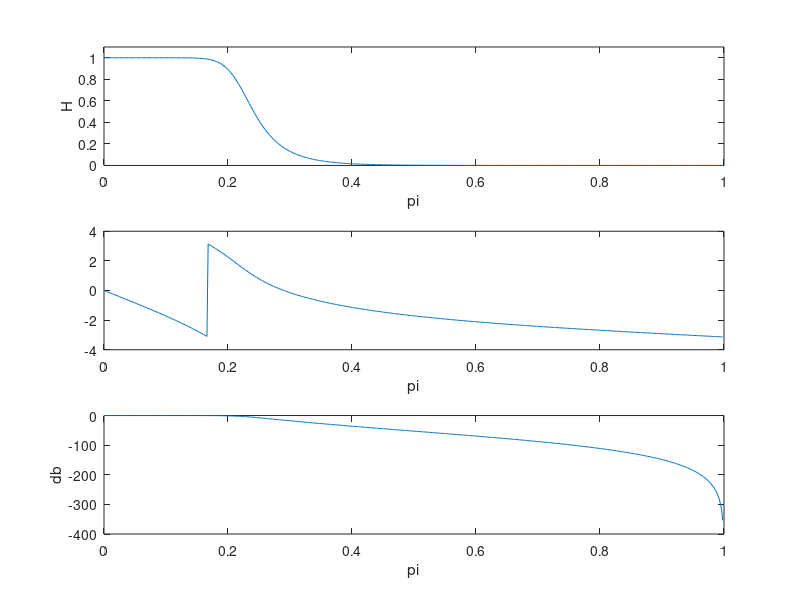
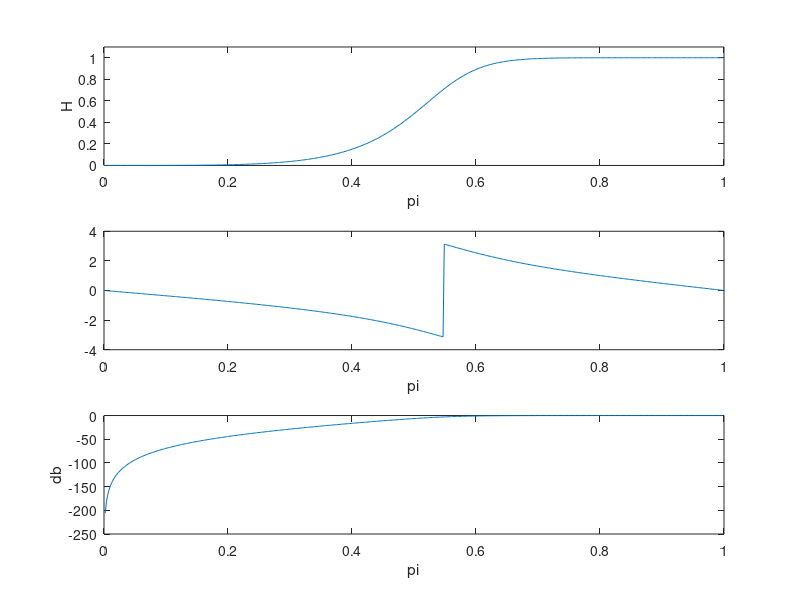
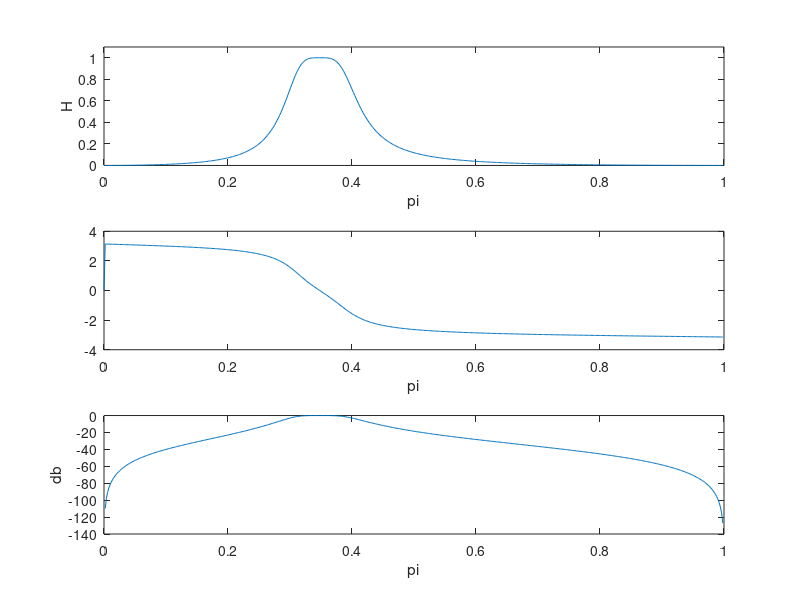
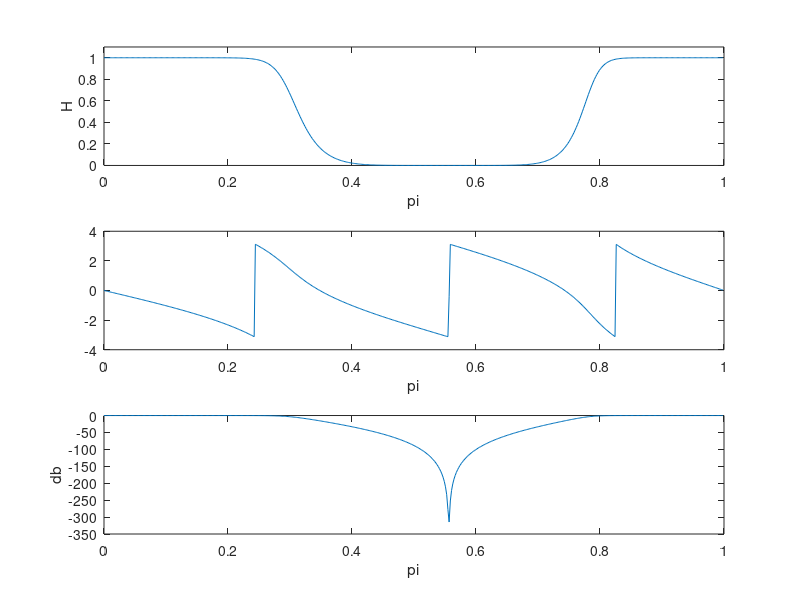

Source code (MATLAB) for these figures, in order:
wp=0.2;
ws=0.3;
rp=1;
as=15;
[n1,wc1]=buttord(wp,ws,rp,as);
[b1,a1]=butter(n1,wc1);
[h1,w1]=freqz(b1,a1);
db1=20*log10(abs(h1)/max(abs(h1)));
subplot(311),plot(w1/pi,abs(h1));
xlabel('pi');ylabel('H');
axis([0,1,0,1.1]);
subplot(312),plot(w1/pi,angle(h1));
xlabel('pi');
subplot(313),plot(w1/pi,db1);
xlabel('pi');ylabel('db');
wp=0.6;
ws=0.4;
rp=1;
as=15;
[n1,wc1]=buttord(wp,ws,rp,as);
[b1,a1]=butter(n1,wc1,'high');
figure;
[h1,w1]=freqz(b1,a1);
db1=20*log10(abs(h1)/max(abs(h1)));
subplot(311),plot(w1/pi,abs(h1));
xlabel('pi');ylabel('H');axis([0,1,0,1.1]);
subplot(312),plot(w1/pi,angle(h1));
xlabel('pi');
subplot(313),plot(w1/pi,db1);
xlabel('pi');ylabel('db');
wp=[0.3,0.4];
ws=[0.2,0.5];
rp=3;
as=18;
ts=1;
[n1,wc1]=buttord(wp,ws,rp,as);
[b1,a1]=butter(n1,wc1);
figure;
[h1,w1]=freqz(b1,a1);
db1=20*log10(abs(h1)/max(abs(h1)));
subplot(311),plot(w1/pi,abs(h1));
xlabel('pi');ylabel('H');axis([0,1,0,1.1]);
subplot(312),plot(w1/pi,angle(h1));
xlabel('pi');
subplot(313),plot(w1/pi,db1);
xlabel('pi');ylabel('db');
wp=[0.2,0.8];
ws=[0.4,0.7];
rp=1;
as=30;
ts=1;
[n1,wc1]=buttord(wp,ws,rp,as);
[b1,a1]=butter(n1,wc1,'stop');
figure;
[h1,w1]=freqz(b1,a1);
db1=20*log10(abs(h1)/max(abs(h1)));
subplot(311),plot(w1/pi,abs(h1));
xlabel('pi');ylabel('H');axis([0,1,0,1.1]);
subplot(312),plot(w1/pi,angle(h1));
xlabel('pi');
subplot(313),plot(w1/pi,db1);
xlabel('pi');ylabel('db');